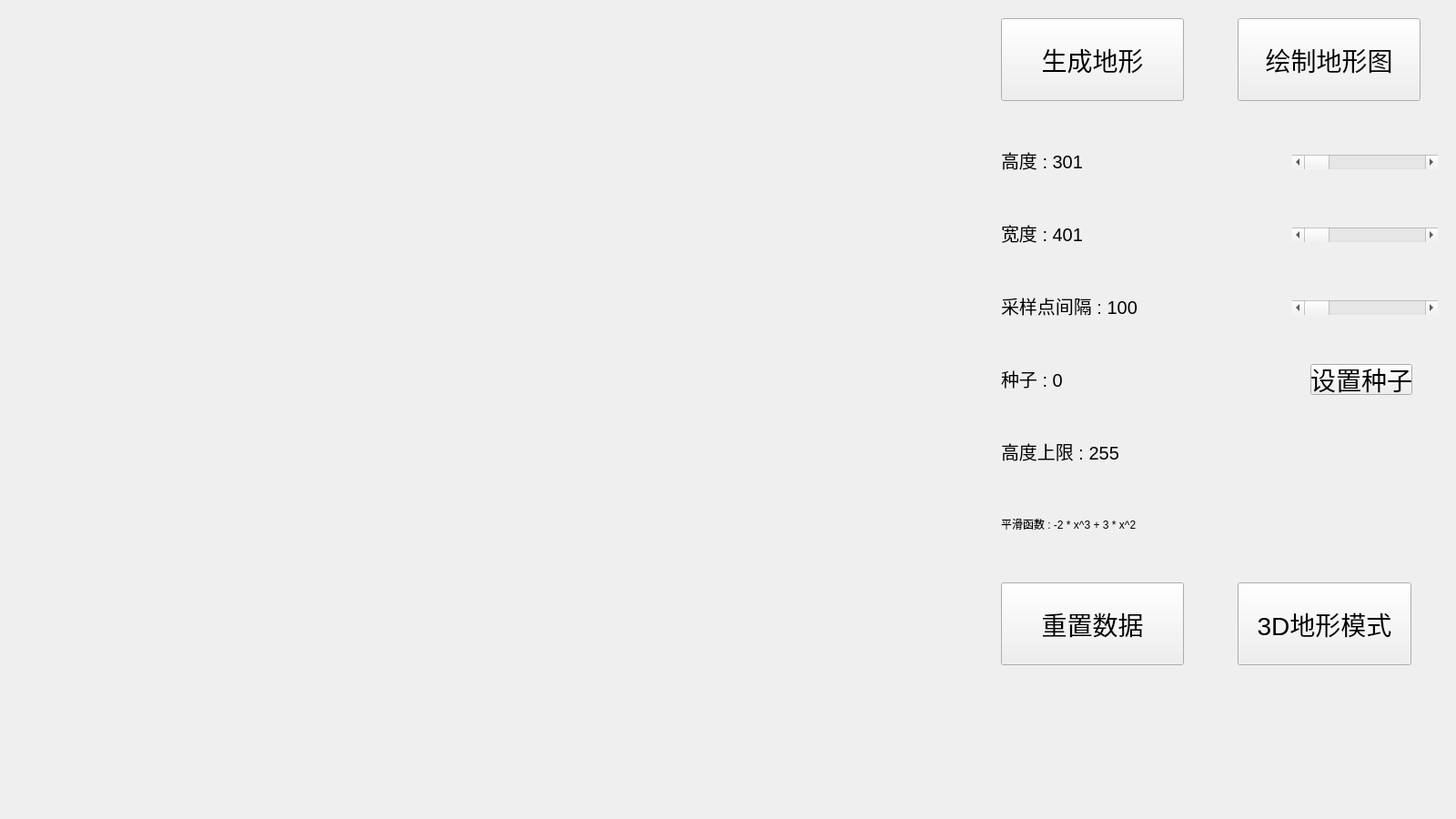
<?xml version="1.0" encoding="UTF-8"?>
<ui version="4.0">
 <class>ValueNoiseWidget</class>
 <widget class="QWidget" name="ValueNoiseWidget">
  <property name="geometry">
   <rect>
    <x>0</x>
    <y>0</y>
    <width>1600</width>
    <height>900</height>
   </rect>
  </property>
  <property name="windowTitle">
   <string>Form</string>
  </property>
  <widget class="QPushButton" name="start">
   <property name="geometry">
    <rect>
     <x>1100</x>
     <y>20</y>
     <width>201</width>
     <height>91</height>
    </rect>
   </property>
   <property name="font">
    <font>
     <pointsize>21</pointsize>
    </font>
   </property>
   <property name="text">
    <string>生成地形</string>
   </property>
  </widget>
  <widget class="QLabel" name="Lheight">
   <property name="geometry">
    <rect>
     <x>1100</x>
     <y>140</y>
     <width>301</width>
     <height>71</height>
    </rect>
   </property>
   <property name="font">
    <font>
     <pointsize>15</pointsize>
    </font>
   </property>
   <property name="text">
    <string>高度 : 301</string>
   </property>
  </widget>
  <widget class="QPushButton" name="reset">
   <property name="geometry">
    <rect>
     <x>1100</x>
     <y>640</y>
     <width>201</width>
     <height>91</height>
    </rect>
   </property>
   <property name="font">
    <font>
     <pointsize>21</pointsize>
    </font>
   </property>
   <property name="text">
    <string>重置数据</string>
   </property>
  </widget>
  <widget class="QLabel" name="Lwidth">
   <property name="geometry">
    <rect>
     <x>1100</x>
     <y>220</y>
     <width>301</width>
     <height>71</height>
    </rect>
   </property>
   <property name="font">
    <font>
     <pointsize>15</pointsize>
    </font>
   </property>
   <property name="text">
    <string>宽度 : 401</string>
   </property>
  </widget>
  <widget class="QLabel" name="Linterval">
   <property name="geometry">
    <rect>
     <x>1100</x>
     <y>300</y>
     <width>301</width>
     <height>71</height>
    </rect>
   </property>
   <property name="font">
    <font>
     <pointsize>15</pointsize>
    </font>
   </property>
   <property name="text">
    <string>采样点间隔 : 100</string>
   </property>
  </widget>
  <widget class="QLabel" name="Lseed">
   <property name="geometry">
    <rect>
     <x>1100</x>
     <y>380</y>
     <width>321</width>
     <height>71</height>
    </rect>
   </property>
   <property name="font">
    <font>
     <pointsize>15</pointsize>
    </font>
   </property>
   <property name="text">
    <string>种子 : 0</string>
   </property>
  </widget>
  <widget class="QLabel" name="Llimit">
   <property name="geometry">
    <rect>
     <x>1100</x>
     <y>460</y>
     <width>301</width>
     <height>71</height>
    </rect>
   </property>
   <property name="font">
    <font>
     <pointsize>15</pointsize>
    </font>
   </property>
   <property name="text">
    <string>高度上限 : 255</string>
   </property>
  </widget>
  <widget class="QLabel" name="LsmoothFunction">
   <property name="geometry">
    <rect>
     <x>1100</x>
     <y>540</y>
     <width>481</width>
     <height>71</height>
    </rect>
   </property>
   <property name="font">
    <font>
     <pointsize>9</pointsize>
    </font>
   </property>
   <property name="text">
    <string>平滑函数 : -2 * x^3 + 3 * x^2</string>
   </property>
  </widget>
  <widget class="QScrollBar" name="SetInterval">
   <property name="geometry">
    <rect>
     <x>1420</x>
     <y>330</y>
     <width>160</width>
     <height>16</height>
    </rect>
   </property>
   <property name="orientation">
    <enum>Qt::Horizontal</enum>
   </property>
  </widget>
  <widget class="QPushButton" name="Printer">
   <property name="geometry">
    <rect>
     <x>1360</x>
     <y>20</y>
     <width>201</width>
     <height>91</height>
    </rect>
   </property>
   <property name="font">
    <font>
     <pointsize>21</pointsize>
    </font>
   </property>
   <property name="text">
    <string>绘制地形图</string>
   </property>
  </widget>
  <widget class="QScrollBar" name="SetWidth">
   <property name="geometry">
    <rect>
     <x>1420</x>
     <y>250</y>
     <width>160</width>
     <height>16</height>
    </rect>
   </property>
   <property name="orientation">
    <enum>Qt::Horizontal</enum>
   </property>
  </widget>
  <widget class="QScrollBar" name="SetHeight">
   <property name="geometry">
    <rect>
     <x>1420</x>
     <y>170</y>
     <width>160</width>
     <height>16</height>
    </rect>
   </property>
   <property name="orientation">
    <enum>Qt::Horizontal</enum>
   </property>
  </widget>
  <widget class="QPushButton" name="SetSeed">
   <property name="geometry">
    <rect>
     <x>1440</x>
     <y>400</y>
     <width>112</width>
     <height>34</height>
    </rect>
   </property>
   <property name="font">
    <font>
     <pointsize>21</pointsize>
    </font>
   </property>
   <property name="text">
    <string>设置种子</string>
   </property>
  </widget>
  <widget class="QPushButton" name="Get3DView">
   <property name="geometry">
    <rect>
     <x>1360</x>
     <y>640</y>
     <width>191</width>
     <height>91</height>
    </rect>
   </property>
   <property name="font">
    <font>
     <pointsize>21</pointsize>
    </font>
   </property>
   <property name="text">
    <string>3D地形模式</string>
   </property>
  </widget>
 </widget>
 <resources/>
 <connections/>
</ui>
